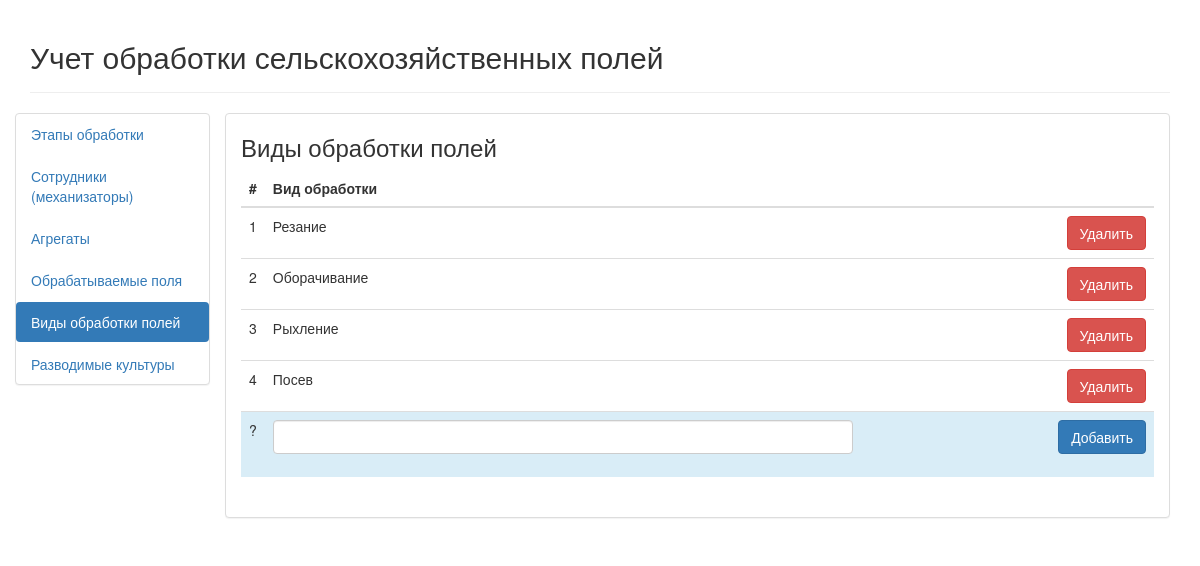
The page /index.php?route=types on the database its author committed.
### tables this page shows
CREATE TABLE `types` (
  `id` int(10) NOT NULL AUTO_INCREMENT,
  `name` varchar(255) DEFAULT NULL,
  PRIMARY KEY (`id`)
);

### config/routes.php (called while the page is built)
<?php
return array(
  'crops/add' => 'crops/addRow',
  'crops/delete/([0-9]+)' => 'crops/deleteRow/$1',
  'crops'     => 'crops/view',
  'types/add' => 'types/addRow',
  'types/delete/([0-9]+)' => 'types/deleteRow/$1',
  'types'     => 'types/view',
  'fields/add' => 'fields/addRow',
  'fields/delete/([0-9]+)' => 'fields/deleteRow/$1',
  'fields'     => 'fields/view',
  'stages/add' => 'stages/addRow',
  'stages/delete/([0-9]+)' => 'stages/deleteRow/$1',
  'stages'     => 'stages/view',
  'employees/add' => 'employees/addRow',
  'employees/delete/([0-9]+)' => 'employees/deleteRow/$1',
  'employees'     => 'employees/view',
  'machines/add' => 'machines/addRow',
  'machines/delete/([0-9]+)' => 'machines/deleteRow/$1',
  'machines'     => 'machines/view',
  'index'     => 'site/index',
);

### controllers/TypesController.php (called while the page is built, shortened)
<?php
require_once ROOT. '/modules/Types.php';
class TypesController
{
    function actionView()
    {
        $typesList = Types::getList();
        $status = (isset($GLOBALS['status'])) ? $GLOBALS['status'] : false ;
        require_once ROOT.'/views/accounting/types.php';
        return true;
    }
}

### index.php (called while the page is built, shortened)
<?php
  require_once(__DIR__.'/components/Router.php');
  $router = new Router();
  $router->run();

### modules/Types.php (called while the page is built, shortened)
<?php
class Types
{
    public static function getList()
    {
        $db = Db::getConnection();
        $sql = 'SELECT * FROM ' . self::TABLE_NAME . ' ORDER BY id ASC';
        $result = $db->prepare($sql);
        $result->setFetchMode(PDO::FETCH_ASSOC);
        $result->execute();
        $i = 0;
        $list = array();
        while ($row = $result->fetch()) {
            $list[$i] = [
                'id'   => $row['id'],
                'name' => htmlspecialchars($row['name']),
            ];
            $i++;
        }
        return $list;
    }
}

### views/accounting/types.php (the view, shortened to what this page needs)
<?php include ROOT."/views/layouts/header.php" ?>
<h3>Виды обработки полей</h3>
  <div>
    <table class="table table-hover">
      <thead>
        <tr>
          <th width="20">#</th>
          <th>Вид обработки</th>
          <th></th>
        </tr>
      </thead>
      <tbody>
        <?php $i=1; foreach ($typesList as $typesRow): ?>
          <tr>
              <td><?= $i++ ?></td>
              <td><?= $typesRow['name'] ?></td>
              <td class="text-right">
                <a href="<?= ROUTE_METHOD ?>types/delete/<?= $typesRow['id'] ?>" class="btn btn-danger">Удалить</a>
              </td>
          </tr>
        <?php endforeach ?>
        <tr class="info">
            <form action="<?= ROUTE_METHOD ?>types/add" method="POST">
                <td>?</td>
                <td>
                  <div class="form-group <?= isset($status['error']['name']) ? 'has-error has-feedback' : ''?>">
                    <input type="text" class="form-control" name="name">
                  </div>
                  </td>
                <td class="text-right"><button type="submit" class="btn btn-primary">Добавить</button></td>
            </form>
        </tr>
      </tbody>
    </table>
  </div>
<?php include ROOT."/views/layouts/footer.php" ?>

### components/Router.php (shortened to what this page needs)
<?php
class Router
{
  private $routes;
  public function __construct()
  {
    $routesPath = ROOT.'/config/routes.php';
    $this->routes = include($routesPath);
  }
  private function getURL()
  {
    if (!empty($_GET['route'])) {
      $urlData = explode('?', $_GET['route']);
      if (!empty($urlData[0])) {
        $route = $urlData[0];
      }else{
        $route = HOME_PAGE;
      }
      return trim($_GET['route'], '/');
    }else{
      return $_GET['route'] = HOME_PAGE;
    }
  }
  public function run()
  {
      $url = $this->getURL();
      foreach ($this->routes as $urlPattern => $path) {
          if (preg_match("~$urlPattern~", $url)) {
              $internalRoute = preg_replace("~$urlPattern~", $path, $url);
              $segments = explode('/', $internalRoute);
              $controllerName = array_shift($segments) . 'Controller';
              $actionName = 'action' . ucfirst(array_shift($segments));
              $parameters = $segments;
              $controllerObject = new $controllerName;
              $result = call_user_func_array(array($controllerObject, $actionName), $parameters);
              if ($result != null) {
                  break;
              }
          }
      }
  }
}

### rows shown on the page
types: name "Резание"
types: name "Оборачивание"
types: name "Рыхление"
types: name "Посев"

### other values the page prints
$linkName "Этапы обработки"
$linkName "Сотрудники (механизаторы)"
$linkName "Агрегаты"
$linkName "Обрабатываемые поля"
$linkName "Виды обработки полей"
$linkName "Разводимые культуры"
